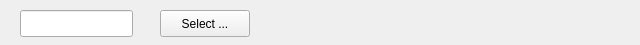
<?xml version="1.0" encoding="UTF-8"?>
<ui version="4.0">
 <class>filterMime</class>
 <widget class="QWidget" name="filterMime">
  <property name="geometry">
   <rect>
    <x>0</x>
    <y>0</y>
    <width>640</width>
    <height>45</height>
   </rect>
  </property>
  <property name="windowTitle">
   <string>Form</string>
  </property>
  <widget class="QLineEdit" name="content">
   <property name="geometry">
    <rect>
     <x>20</x>
     <y>10</y>
     <width>113</width>
     <height>27</height>
    </rect>
   </property>
  </widget>
  <widget class="QPushButton" name="selectButton">
   <property name="geometry">
    <rect>
     <x>160</x>
     <y>10</y>
     <width>90</width>
     <height>27</height>
    </rect>
   </property>
   <property name="text">
    <string>Select ...</string>
   </property>
  </widget>
 </widget>
 <resources/>
 <connections/>
</ui>
